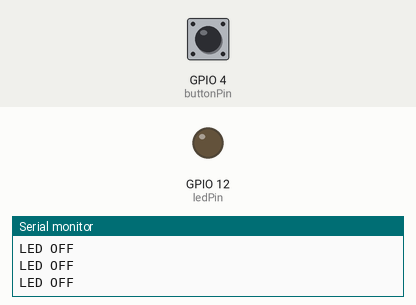
The sketch below on a simulated ESP32. On the bench: output pins drawn as LEDs (lit = HIGH), the last lines printed to the serial monitor. Inputs (shaded band) come from the test bench; at power-on: GPIO 4 (buttonPin) LOW.

Above: at 1.2 s.
1.3 s: GPIO 4 (buttonPin) pulled HIGH for 0.15 s
At 1.41 s:
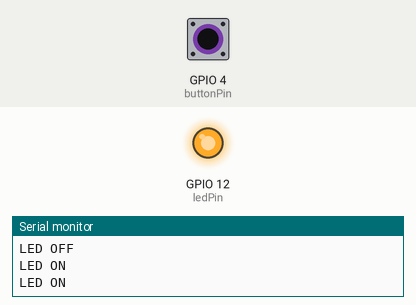
3.0 s: GPIO 4 (buttonPin) pulled HIGH for 3.2 s
At 7.6 s:
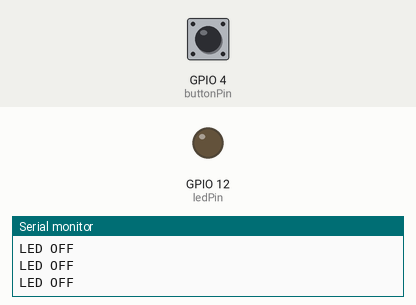
Timing chart, 0 to 9.1 s (numbered marks = the images above; inputs shaded):
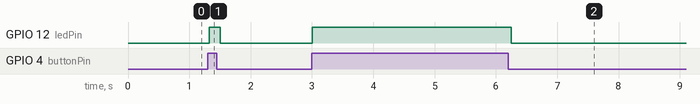

Measured:
- after the input at 1.3 s, GPIO 12 (ledPin): LOW → HIGH at once, → LOW 0.18 s later
- after the input at 3.0 s, GPIO 12 (ledPin): LOW → HIGH at once, → LOW 3.2 s later

The sketch:

Practical_03_ESP32_Button_LED_Control.ino
```cpp
const int buttonPin = 4;
const int ledPin = 12;

int buttonState = 0;

void setup() {
    Serial.begin(115200);
    pinMode(buttonPin, INPUT);
    pinMode(ledPin, OUTPUT);
    Serial.println("Hello, ESP32!");
}

void loop() {
    buttonState = digitalRead(buttonPin);

    if (buttonState == HIGH) {
        digitalWrite(ledPin, HIGH);
        Serial.println("LED ON");
    } else {
        digitalWrite(ledPin, LOW);
        Serial.println("LED OFF");
    }

    delay(60);
}
```
